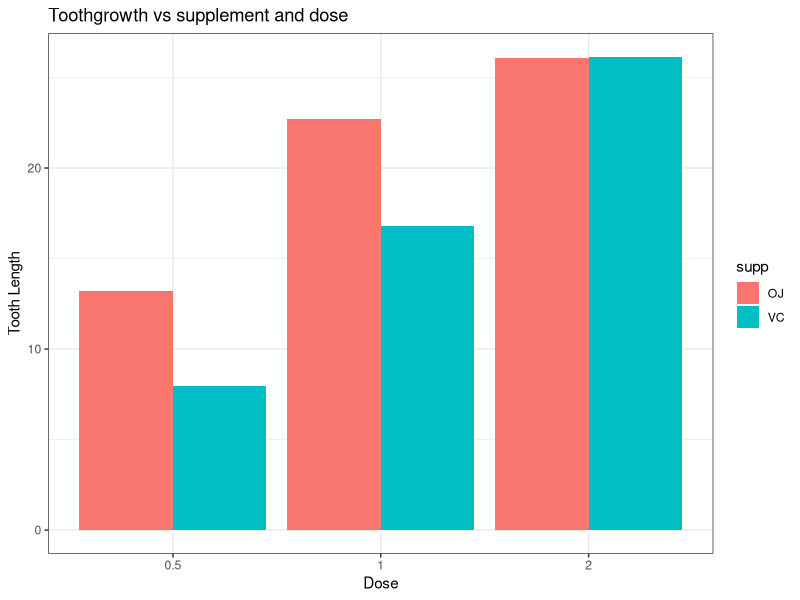

Here is the R script that generated this plot:
## ---- chunk 1
library(datasets)
data(ToothGrowth)
## ---- chunk 2
summary(ToothGrowth)
## ---- chunk 3
aggMean=aggregate(len~supp+dose, data=ToothGrowth, mean)
aggSD=aggregate(len~supp+dose, data=ToothGrowth, sd)
aggMean

## ---- chunk 4
suppOJ=subset(ToothGrowth, supp=="OJ")
suppVC=subset(ToothGrowth, supp=="VC")
t.test(suppOJ$len,suppVC$len,paired=TRUE)
## ---- chunk 5
dose0.5 = subset(ToothGrowth,dose==0.5)
dose1.0 = subset(ToothGrowth,dose==1.0)
dose2.0 = subset(ToothGrowth,dose==2.0)
t.test(dose1.0$len, dose0.5$len, paired=TRUE)
t.test(dose2.0$len, dose0.5$len, paired=TRUE)
t.test(dose2.0$len, dose1.0$len, paired=TRUE)
## ---- chunk 6
library(ggplot2)
ggplot(data=aggMean,aes(x=as.factor(dose), y=len,fill=supp))+geom_bar(stat="identity",position=position_dodge())+theme_bw()+labs(title="Toothgrowth vs supplement and dose", x="Dose",y="Tooth Length")

